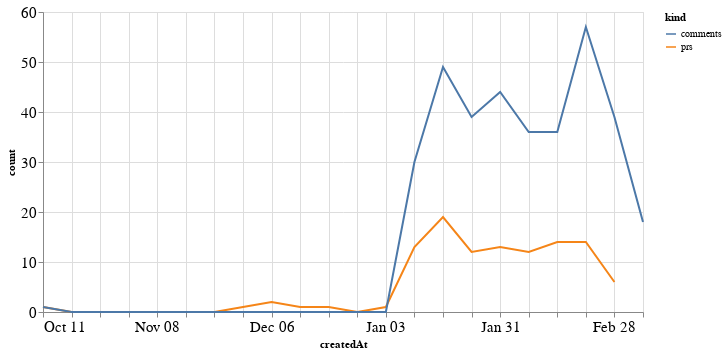

Notebook source saved alongside this figure:
### Code cell
alt.Chart(total_time, width=600).mark_line().encode(
    x='createdAt',
    y='count',
    color='kind'
)

### Figure 1 — Vega-Lite specification as saved in the notebook (floating-point values rounded to 4 significant figures)
{"config": {"axisLeft": {"labelFontSize": 15}, "axisBottom": {"labelFontSize": 15}}, "data": {"name": "data-88ea6f925caa4342f178cfd084f987b1"}, "mark": "line", "encoding": {"color": {"type": "nominal", "field": "kind"}, "x": {"type": "temporal", "field": "createdAt"}, "y": {"type": "quantitative", "field": "count"}}, "width": 600, "$schema": "https://vega.github.io/schema/vega-lite/v4.8.1.json", "datasets": {"data-88ea6f925caa4342f178cfd084f987b1": [{"createdAt": "2020-10-11T00:00:00", "kind": "prs", "count": 1.0}, {"createdAt": "2020-10-18T00:00:00", "kind": "prs", "count": 0.0}, {"createdAt": "2020-10-25T00:00:00", "kind": "prs", "count": 0.0}, {"createdAt": "2020-11-01T00:00:00", "kind": "prs", "count": 0.0}, {"createdAt": "2020-11-08T00:00:00", "kind": "prs", "count": 0.0}, {"createdAt": "2020-11-15T00:00:00", "kind": "prs", "count": 0.0}, {"createdAt": "2020-11-22T00:00:00", "kind": "prs", "count": 0.0}, {"createdAt": "2020-11-29T00:00:00", "kind": "prs", "count": 1.0}, {"createdAt": "2020-12-06T00:00:00", "kind": "prs", "count": 2.0}, {"createdAt": "2020-12-13T00:00:00", "kind": "prs", "count": 1.0}, {"createdAt": "2020-12-20T00:00:00", "kind": "prs", "count": 1.0}, {"createdAt": "2020-12-27T00:00:00", "kind": "prs", "count": 0.0}, {"createdAt": "2021-01-03T00:00:00", "kind": "prs", "count": 1.0}, {"createdAt": "2021-01-10T00:00:00", "kind": "prs", "count": 13.0}, {"createdAt": "2021-01-17T00:00:00", "kind": "prs", "count": 19.0}, {"createdAt": "2021-01-24T00:00:00", "kind": "prs", "count": 12.0}, {"createdAt": "2021-01-31T00:00:00", "kind": "prs", "count": 13.0}, {"createdAt": "2021-02-07T00:00:00", "kind": "prs", "count": 12.0}, {"createdAt": "2021-02-14T00:00:00", "kind": "prs", "count": 14.0}, {"createdAt": "2021-02-21T00:00:00", "kind": "prs", "count": 14.0}, {"createdAt": "2021-02-28T00:00:00", "kind": "prs", "count": 6.0}, {"createdAt": "2021-03-07T00:00:00", "kind": "prs", "count": null}, {"createdAt": "2020-10-11T00:00:00", "kind": "comments", "count": 1.0}, {"createdAt": "2020-10-18T00:00:00", "kind": "comments", "count": 0.0}, {"createdAt": "2020-10-25T00:00:00", "kind": "comments", "count": 0.0}, {"createdAt": "2020-11-01T00:00:00", "kind": "comments", "count": 0.0}, {"createdAt": "2020-11-08T00:00:00", "kind": "comments", "count": 0.0}, {"createdAt": "2020-11-15T00:00:00", "kind": "comments", "count": 0.0}, {"createdAt": "2020-11-22T00:00:00", "kind": "comments", "count": 0.0}, {"createdAt": "2020-11-29T00:00:00", "kind": "comments", "count": 0.0}, {"createdAt": "2020-12-06T00:00:00", "kind": "comments", "count": 0.0}, {"createdAt": "2020-12-13T00:00:00", "kind": "comments", "count": 0.0}, {"createdAt": "2020-12-20T00:00:00", "kind": "comments", "count": 0.0}, {"createdAt": "2020-12-27T00:00:00", "kind": "comments", "count": 0.0}, {"createdAt": "2021-01-03T00:00:00", "kind": "comments", "count": 0.0}, {"createdAt": "2021-01-10T00:00:00", "kind": "comments", "count": 30.0}, {"createdAt": "2021-01-17T00:00:00", "kind": "comments", "count": 49.0}, {"createdAt": "2021-01-24T00:00:00", "kind": "comments", "count": 39.0}, {"createdAt": "2021-01-31T00:00:00", "kind": "comments", "count": 44.0}, {"createdAt": "2021-02-07T00:00:00", "kind": "comments", "count": 36.0}, {"createdAt": "2021-02-14T00:00:00", "kind": "comments", "count": 36.0}, {"createdAt": "2021-02-21T00:00:00", "kind": "comments", "count": 57.0}, {"createdAt": "2021-02-28T00:00:00", "kind": "comments", "count": 39.0}, {"createdAt": "2021-03-07T00:00:00", "kind": "comments", "count": 18.0}]}}
